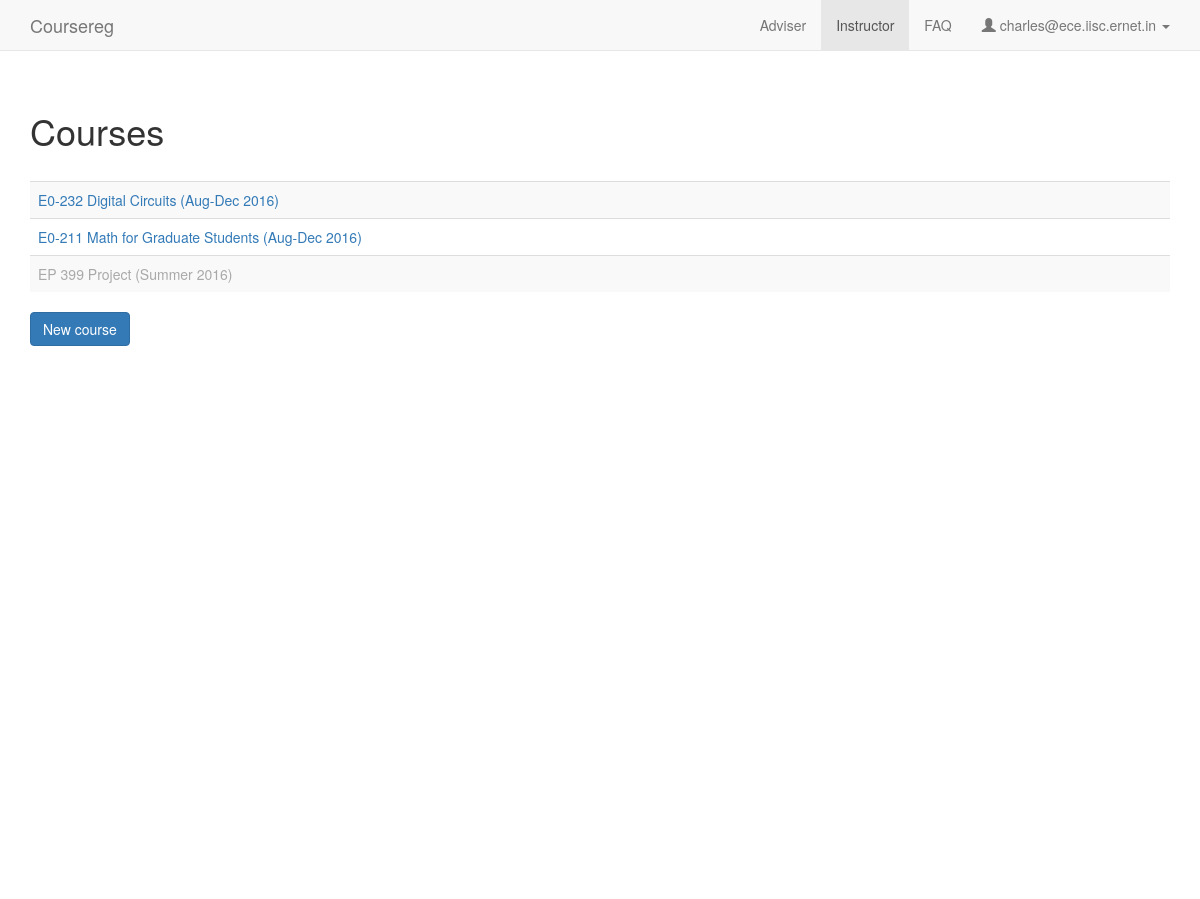
Before: /instructor (signed in) with the older database file.
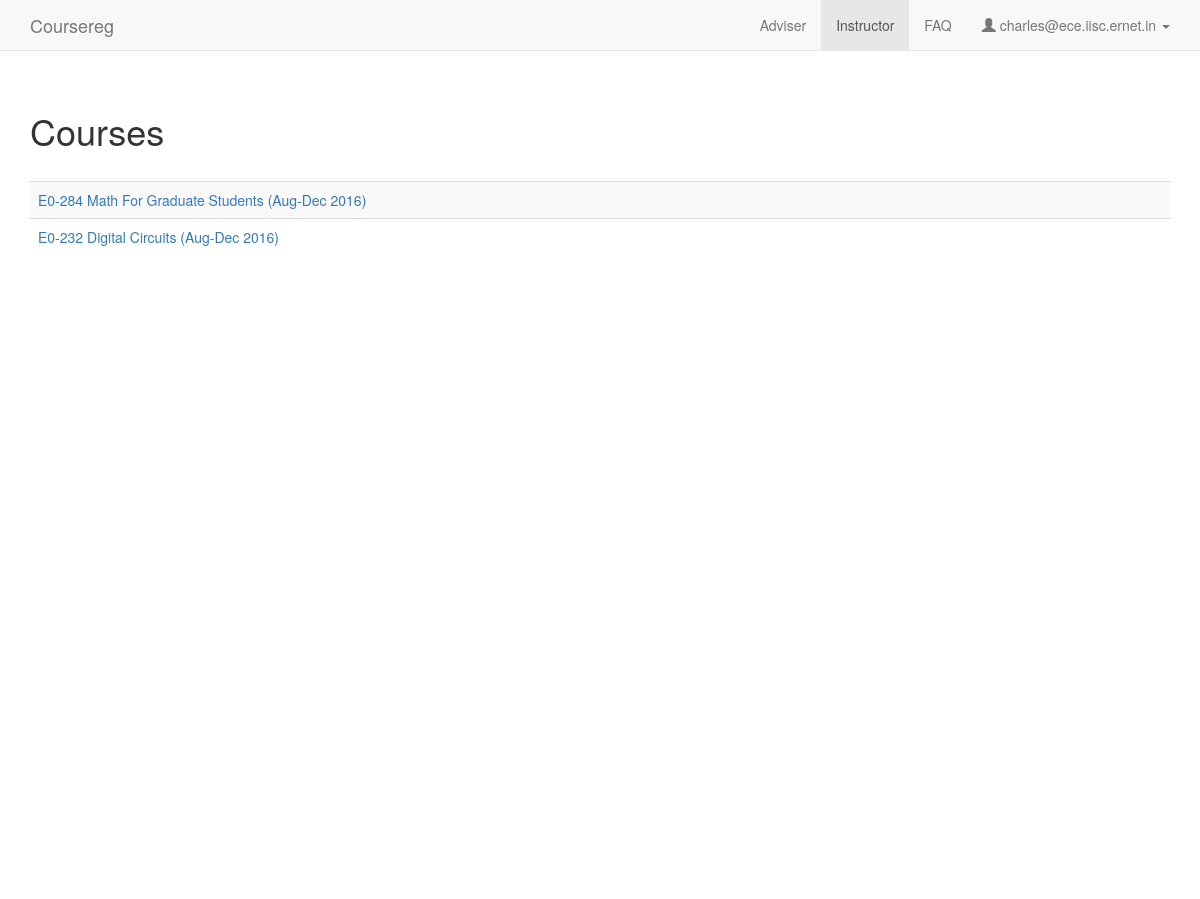
After: the same page with the newer database file.
### coursereg/models.py (models this page shows, shortened)
class Course(models.Model):
    num = models.CharField(max_length=100)
    title = models.CharField(max_length=200)
    department = models.ForeignKey(Department, on_delete=models.CASCADE)
    term = models.ForeignKey(Term)
    credits = models.CharField(max_length=100, default='', verbose_name="Credits (ex: 3:0)")
    should_count_towards_cgpa = models.BooleanField(default=True)
    auto_adviser_approve = models.BooleanField(default=False)
    auto_instructor_approve = models.BooleanField(default=False)
    created_at = models.DateTimeField(auto_now_add=True)
    updated_at = models.DateTimeField(auto_now=True)
    def is_last_grade_date_passed(self):
        return timezone.now() > self.term.last_grade_date
    def is_instructor_review_pending(self):
        return Participant.objects.filter(course=self, is_adviser_approved=True, is_instructor_approved=False).first()
    def __unicode__(self):
        return self.num + ' ' + self.title + ' (%s)' % self.term

class Term(models.Model):
    name = models.CharField(max_length=100)
    year = models.CharField(max_length=4)
    last_reg_date = models.DateTimeField(default=timezone.now)
    last_adviser_approval_date = models.DateTimeField(default=timezone.now)
    last_instructor_approval_date = models.DateTimeField(default=timezone.now)
    last_conversion_date = models.DateTimeField(default=timezone.now)
    last_drop_date = models.DateTimeField(default=timezone.now)
    last_grade_date = models.DateTimeField(default=timezone.now)
    is_active = models.BooleanField(default=True)
    def __unicode__(self):
        return '%s %s' % (self.name, self.year)

### coursereg/views/instructor.py (the view)
# urls.py: url(r'^instructor$', views.instructor.index, name='instructor'),
@login_required
def index(request):
    if not request.user.user_type == models.User.USER_TYPE_FACULTY:
        raise PermissionDenied
    context = {
        'user_type': 'faculty',
        'nav_active': 'instructor',
        'user_email': request.user.email,
        'can_faculty_create_courses': models.Config.can_faculty_create_courses(),
        'courses': [p.course for p in models.Participant.objects.filter(user=request.user).order_by('-course__term__last_reg_date')]
    }
    return render(request, 'coursereg/instructor.html', context)

### coursereg/models.py (called while the page is built)
    @classmethod
    def can_faculty_create_courses(cls):
        c = cls.objects.filter(key="can_faculty_create_courses").first()
        if c:
            return c.value == "1" or c.value == "true"

### coursereg/templates/coursereg/instructor.html (shortened to what this page needs)
{% extends "coursereg/base.html" %}
{% block body %}
{% include "coursereg/nav.html" %}
<div class="container" id="maincontainer">
    <div class="row top-buffer-1">
        <div class="col-md-12">
            <h1>Courses</h1>
        </div>
    </div>
    <div class="row top-buffer-1">
        <div class="col-md-12">
            <table class="table table-striped">
            {% for course in courses %}
                <tr>
                    <td>
                        {% if course.is_last_grade_date_passed %}
                        <a class="inactive" href="{% url 'coursereg:instructor_detail' course.id %}">{{ course }}</a>
                        {% else %}
                        <a href="{% url 'coursereg:instructor_detail' course.id %}">{{ course }}</a>
                        {% endif %}
                    </td>
                </tr>
            {% endfor %}
            </table>
        </div>
    </div>
    {% if can_faculty_create_courses %}
    <div class="row">
        <div class="col-md-12">
            <a href="{% url 'coursereg:instructor_new_course' %}" class="btn btn-primary">New course</a>
        </div>
    </div>
    {% endif %}
</div>
{% endblock %}

Changed rows visible on the page:
removed Course: num+title+term "E0-211 Math for Graduate Students (Aug-Dec 2016)"
removed Course: num+title+term "EP 399 Project (Summer 2016)"
added Course: num+title+term "E0-284 Math For Graduate Students (Aug-Dec 2016)"
Other visible differences:
text no longer shown: "New course"
